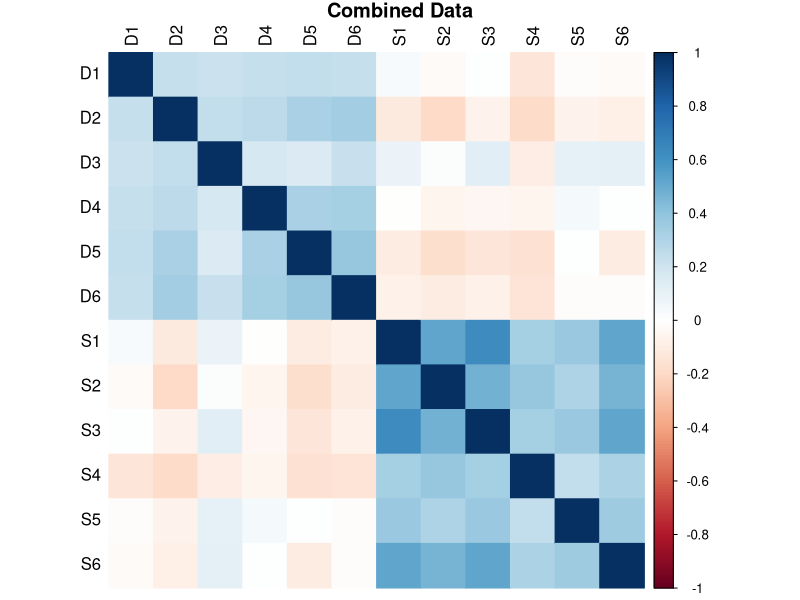
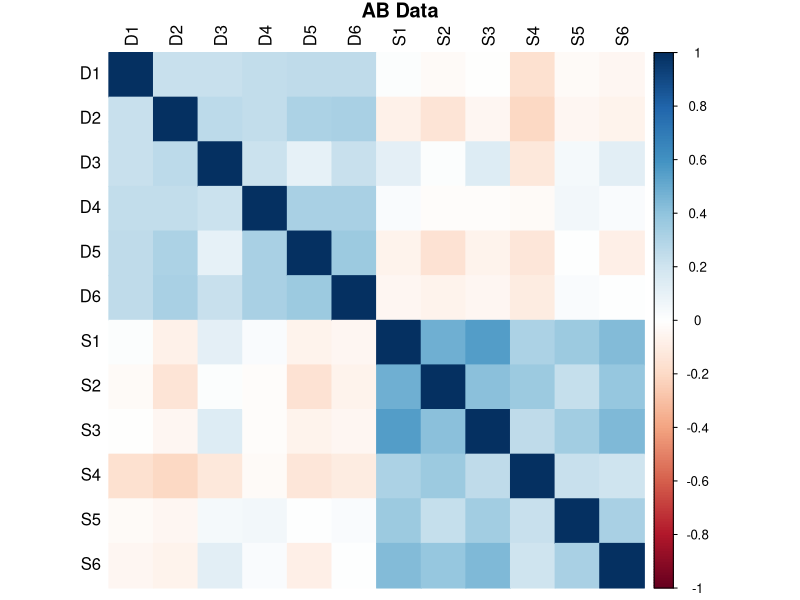
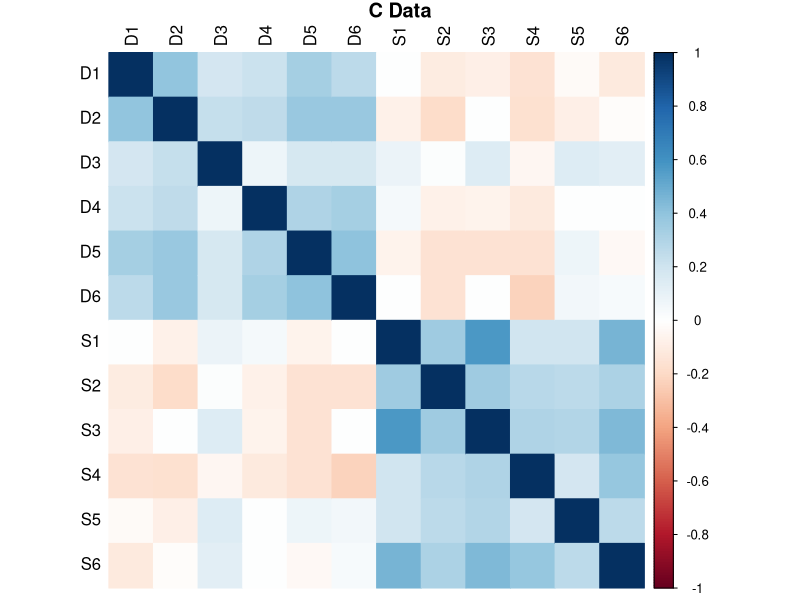
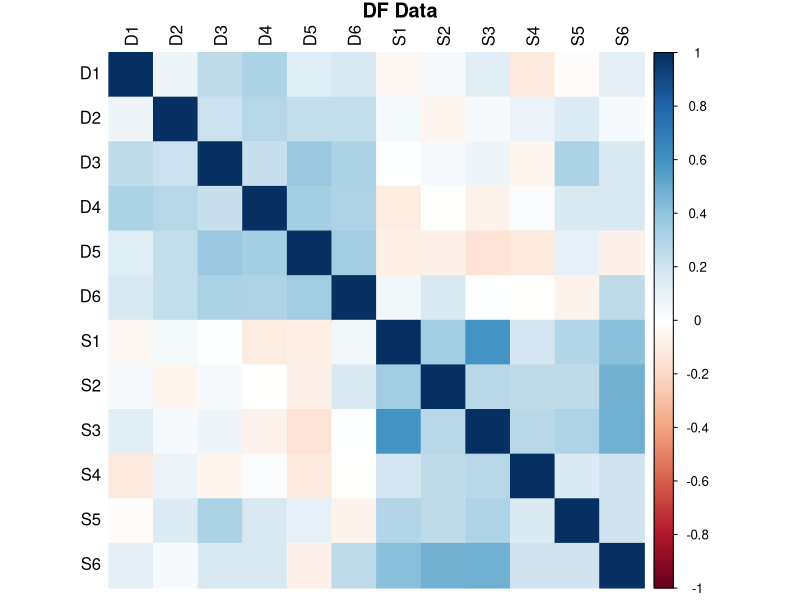
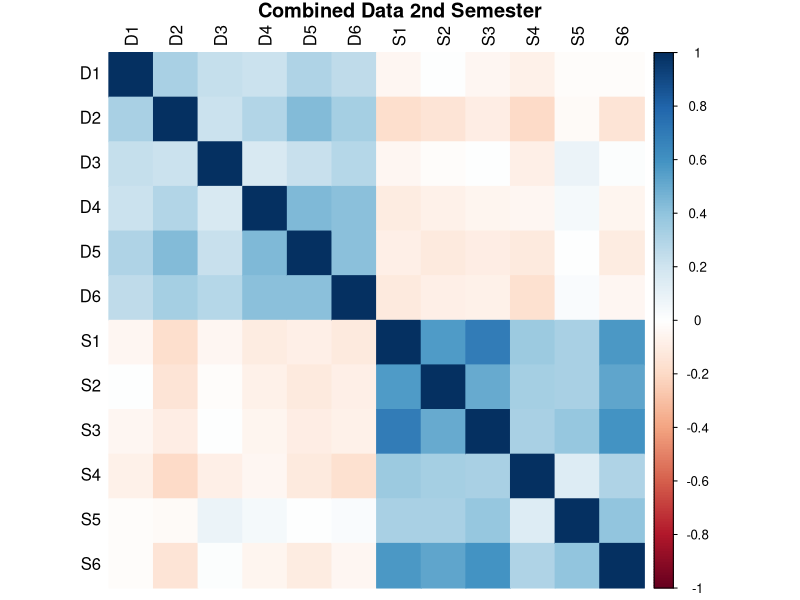
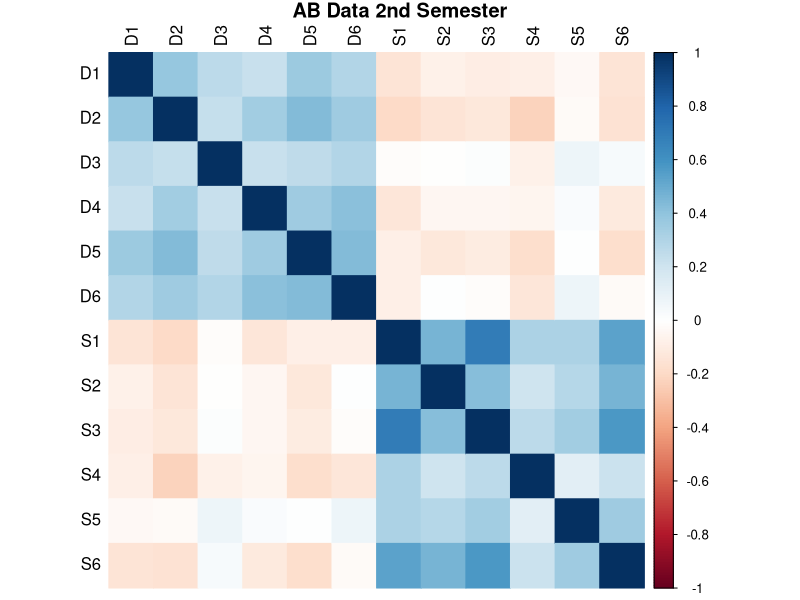
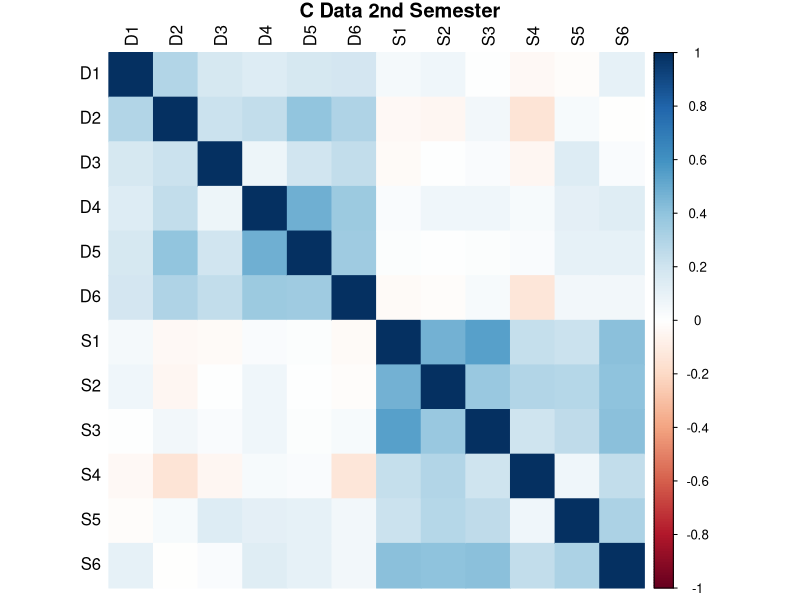
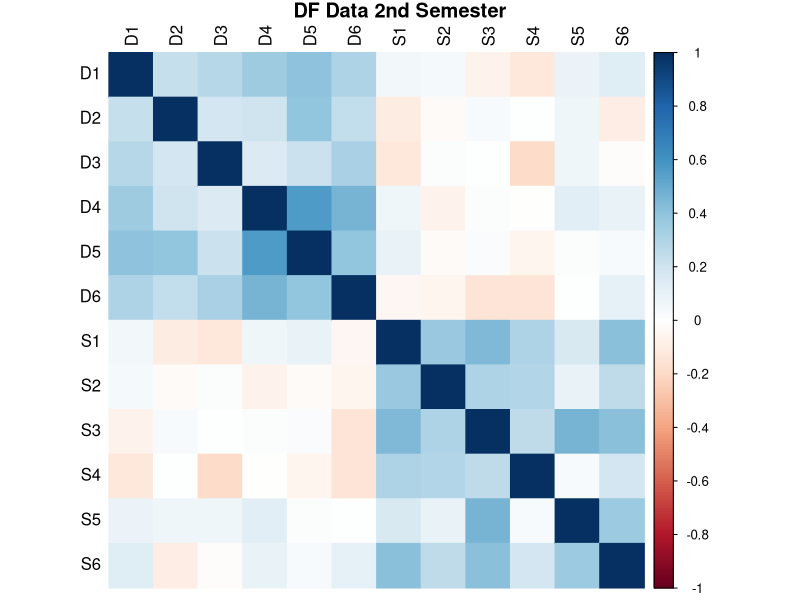

These figures' R source, in order: (Note: this script raises an error after producing the figures.)
## Code to create and visualize correlation/covariance matrices for different types of invariance
library(lavaan)
library(corrplot)
library(tidyverse)
## Start by borrowing the USNA data

## First Semester ####
## Create vector of item names
names<-c(paste0("D", rep(1:6)), paste0("S", rep(1:6)))

## All ####
## Save vector of item means
means.1st<-c(3.44, 4.19, 3.13, 3.91, 3.96, 3.49, 
             3.20, 2.48, 3.16, 3.24, 3.42, 3.05)
names(means.1st)<-names

## Save covariance matrix
## Create list of matrix values
upper<-' 1.31  0.24  0.31  0.28  0.26  0.30  0.05 -0.03  
0.01 -0.20 -0.02 -0.03  0.77  0.27  0.24  0.26  
0.34 -0.13 -0.22 -0.08 -0.20 -0.07 -0.10  1.53  
0.23  0.18  0.31  0.14  0.03  0.21 -0.14  0.16  
0.19  1.09  0.31  0.39 -0.01 -0.07 -0.07 -0.07  
0.06  0.01  0.83  0.39 -0.13 -0.21 -0.16 -0.18  
0.01 -0.12  1.26 -0.11 -0.16 -0.11 -0.21 -0.02 
-0.02  1.78  0.91  1.12  0.55  0.63  0.90  1.68  
0.82  0.62  0.50  0.78  1.80  0.56  0.64  0.91  
1.56  0.39  0.51  1.60  0.58  1.65'

## Use getCov function to turn into covariance matrix (upper corner)
cov.1st<-getCov(upper, lower=F, names=names)

## By Grade ####
## Now for individual grade groups

## Save vector of item means for each grade group
means.1st.AB<-c(3.38, 4.29, 3.14, 3.95, 4.06, 3.63,
                2.78, 2.07, 2.78, 3.01, 3.19, 2.66)
names(means.1st.AB)<-names

means.1st.C<-c(3.52, 4.06, 3.12, 3.88, 3.83, 3.30, 
               3.59, 2.80, 3.46, 3.46, 3.64, 3.44)
names(means.1st.C)<-names

means.1st.DF<-c(3.52, 3.99, 3.12, 3.77, 3.84, 3.26,
                4.21, 3.58, 4.17, 3.80, 3.96, 3.94)
names(means.1st.DF)<-names

## Combine three sets of means into single list
means.1st.group<-list(means.1st.AB, means.1st.C, means.1st.DF)

## Save covariance matrices for each grade group
## Create list of matrix values for A/B Group
upper.AB<-'1.32  0.22  0.32  0.30  0.26  0.32  0.03 -0.04
-0.01 -0.24 -0.04 -0.07  0.74  0.28  0.23  0.24  
0.31 -0.09 -0.15 -0.05 -0.22  -0.05 -0.07  1.51  
0.28  0.11  0.30  0.18  0.02  0.24 -0.19  0.07  
0.19  1.17  0.31  0.39  0.04 -0.02 -0.02 -0.03  
0.08  0.03  0.78  0.35 -0.08 -0.16 -0.08 -0.15  
0.01 -0.09  1.20 -0.06 -0.08 -0.06 -0.14  0.03  
0.01  1.77  0.75  0.98  0.52  0.63  0.71  1.37  
0.64  0.53  0.35  0.55  1.75  0.43  0.59  0.72  
1.58  0.36  0.32  1.69  0.52  1.49'


## Use getCov function to turn into covariance matrix (upper corner)
cov.1st.AB<-getCov(upper.AB, lower=F, names=names)

## Create list of matrix values for C Group
upper.C<-'1.27  0.38  0.26  0.23  0.35  0.33  0.01 -0.14 
-0.11 -0.21 -0.03 -0.15  0.73  0.25  0.21  0.30 
0.36 -0.07 -0.19  0.01 -0.17  -0.08 -0.01  1.49  
0.09  0.20  0.24  0.12  0.02  0.21 -0.07  0.21  
0.18  0.94  0.28  0.37  0.05 -0.09 -0.07 -0.13  
0.01  0.00  0.87  0.42 -0.07 -0.17 -0.17 -0.17  
0.08 -0.04  1.26  0.01 -0.20  0.00 -0.30  0.07  
0.04  1.24  0.47  0.75  0.26  0.25  0.60   1.39  
0.49  0.39  0.36  0.43  1.37  0.43  0.40  0.61  
1.41  0.25  0.53  1.35  0.36  1.35'

## Use getCov function to turn into covariance matrix (upper corner)
cov.1st.C<-getCov(upper.C, lower=F, names=names)

## Create list of matrix values for D/F Group
upper.DF<-'1.33  0.08  0.38  0.37  0.14  0.22 -0.04  0.05  
0.16 -0.15 -0.02  0.15  0.87  0.26  0.27  0.21  
0.27  0.04 -0.07  0.03  0.09  0.14  0.04  1.72         
0.30  0.46  0.48  0.01  0.06  0.09 -0.08  0.44  
0.24  1.04  0.32  0.36 -0.10 -0.01 -0.07  0.03  
0.18  0.19  0.87  0.37 -0.08 -0.09 -0.14 -0.12  
0.10 -0.08  1.36  0.06  0.24  0.00 -0.01 -0.08  
0.33  0.94  0.43  0.62  0.20  0.30  0.46  1.61  
0.37  0.35  0.34  0.68  1.14  0.32  0.35  0.58  
1.20  0.18  0.26  1.12  0.25  1.28'

## Use getCov function to turn into covariance matrix (upper corner)
cov.1st.DF<-getCov(upper.DF, lower=F, names=names)

## Combine three sets of covariance matrices into single list
cov.1st.group<-list(cov.1st.AB, cov.1st.C, cov.1st.DF)

## Second Semester ####

## All ####
means.2nd<-c(3.43,
             4.02,
             3.01,
             3.93,
             3.84,
             3.41,
             3.39,
             2.96,
             3.20,
             3.50,
             3.42,
             3.19)
names(means.2nd)<-names

upper.2<-'1.29	0.36	0.34	0.24	0.32	0.33	-0.07	0.00	-0.07	-0.10	-0.02	-0.02
0.96	0.27	0.29	0.39	0.37	-0.23	-0.19	-0.13	-0.23	-0.03	-0.18
1.58	0.21	0.26	0.41	-0.07	-0.02	0.01	-0.13	0.14	0.02
1.00	0.41	0.47	-0.14	-0.10	-0.07	-0.06	0.05	-0.07
0.85	0.43	-0.11	-0.15	-0.12	-0.13	0.01	-0.12
1.27	-0.18	-0.13	-0.12	-0.23	0.03	-0.06
1.81	1.04	1.27	0.60	0.55	1.00
1.86	0.94	0.56	0.55	0.93
1.86	0.54	0.65	1.04
1.47	0.22	0.48
1.54	0.63
1.66'


## Use getCov function to turn into covariance matrix (upper corner)
cov.2nd<-getCov(upper.2, lower=F, names=names)

## By Grade ####
## Save vector of item means for each grade group
means.2nd.AB<-c(3.42, 4.15, 3.05, 4.08, 3.97, 3.59,
                2.80, 2.31, 2.65, 3.16, 3.15, 2.67)
names(means.2nd.AB)<-names

means.2nd.C<-c(3.43, 3.91, 2.93, 3.79, 3.73, 3.26, 
               3.80, 3.40, 3.50, 3.75, 3.59, 3.53)
names(means.2nd.C)<-names

means.2nd.DF<-c(3.48, 3.84, 3.03, 3.77, 3.69, 3.20,
                4.24, 3.89, 4.14, 3.95, 3.82, 4.00)
names(means.2nd.DF)<-names

## Combine three sets of means into single list
means.2nd.group<-list(means.2nd.AB, means.2nd.C, means.2nd.DF)

## Save covariance matrices for each grade group
## Create list of matrix values for A/B Group
upper.2.AB<-'1.40	0.44	0.39	0.25	0.41	0.39	-0.23	-0.11	-0.16	-0.13	-0.06	-0.21
	0.94	0.28	0.32	0.40	0.38	-0.26	-0.17	-0.17	-0.27	-0.03	-0.19
1.56	0.27	0.30	0.41	-0.03	-0.01	0.02	-0.12	0.12	0.05
0.89	0.31	0.43	-0.17	-0.05	-0.06	-0.06	0.03	-0.14
0.88	0.45	-0.11	-0.14	-0.13	-0.20	0.01	-0.21
1.21	-0.13	0.01	-0.02	-0.18	0.10	-0.04
1.81	0.76	1.26	0.53	0.55	0.90
1.49	0.70	0.32	0.45	0.71
1.84	0.45	0.61	0.98
1.56	0.20	0.33
1.67	0.57
1.56
'


## Use getCov function to turn into covariance matrix (upper corner)
cov.2nd.AB<-getCov(upper.2.AB, lower=F, names=names)

## Create list of matrix values for C Group
upper.2.C<-'1.20	0.31	0.25	0.16	0.17	0.22	0.06	0.09	0.01	-0.04	-0.02	0.13
	0.89	0.26	0.23	0.33	0.31	-0.04	-0.05	0.06	-0.15	0.04	-0.01
1.66	0.10	0.22	0.35	-0.03	0.00	0.04	-0.06	0.21	0.03
1.03	0.44	0.40	0.03	0.08	0.08	0.04	0.14	0.15
0.80	0.35	0.02	0.00	0.02	0.02	0.11	0.11
1.19	-0.03	-0.02	0.04	-0.16	0.07	0.07
1.28	0.65	0.73	0.29	0.28	0.53
1.46	0.53	0.39	0.40	0.56
1.38	0.26	0.35	0.56
1.21	0.08	0.31
1.34	0.42
1.29
'

## Use getCov function to turn into covariance matrix (upper corner)
cov.2nd.C<-getCov(upper.2.C, lower=F, names=names)

## Create list of matrix values for D/F Group
upper.2.DF<-'1.21	0.27	0.39	0.42	0.40	0.41	0.06	0.06	-0.07	-0.15	0.10	0.16
	1.13	0.24	0.23	0.38	0.32	-0.11	-0.03	0.04	0.00	0.07	-0.11
1.50	0.20	0.24	0.48	-0.14	0.02	0.00	-0.24	0.09	-0.02
1.14	0.54	0.60	0.07	-0.08	0.02	-0.01	0.14	0.11
0.81	0.43	0.08	-0.03	0.02	-0.05	0.01	0.03
1.48	-0.05	-0.08	-0.18	-0.19	0.01	0.13
0.90	0.41	0.42	0.31	0.17	0.41
1.35	0.36	0.37	0.12	0.31
1.01	0.27	0.50	0.44
1.13	0.04	0.21
1.16	0.41
1.11
'

## Use getCov function to turn into covariance matrix (upper corner)
cov.2nd.DF<-getCov(upper.2.DF, lower=F, names=names)

## Combine three sets of covariance matrices into single list
cov.2nd.group<-list(cov.2nd.AB, cov.2nd.C, cov.2nd.DF)

## Plots ####

## Full
cov.1st %>% cov2cor() %>% corrplot(., method="color", tl.col="black", diag=T, title="Combined Data", mar=c(0,0,1,0))

## By groups
## We know that this data some support for invariance, so we'd expect all the correlation plots to look similar
cov.1st.AB %>% cov2cor() %>% corrplot(., method="color", tl.col="black", diag=T, title="AB Data", mar=c(0,0,1,0))
cov.1st.C %>% cov2cor() %>% corrplot(., method="color", tl.col="black", diag=T, title="C Data", mar=c(0,0,1,0))
cov.1st.DF %>% cov2cor() %>% corrplot(., method="color", tl.col="black", diag=T, title="DF Data", mar=c(0,0,1,0))

## What about data that worked better?

cov.2nd %>% cov2cor() %>% corrplot(., method="color", tl.col="black", diag=T, title="Combined Data 2nd Semester", mar=c(0,0,1,0))


## We know that this data some support for invariance, so we'd expect all the correlation plots to look similar
cov.2nd.AB %>% cov2cor() %>% corrplot(., method="color", tl.col="black", diag=T, title="AB Data 2nd Semester", mar=c(0,0,1,0))
cov.2nd.C %>% cov2cor() %>% corrplot(., method="color", tl.col="black", diag=T, title="C Data 2nd Semester", mar=c(0,0,1,0))
cov.2nd.DF %>% cov2cor() %>% corrplot(., method="color", tl.col="black", diag=T, title="DF Data 2nd Semester", mar=c(0,0,1,0))

## Use built-in data where strong invariance doesn't hold

data("HolzingerSwineford1939")
str(HolzingerSwineford1939)

HolzingerSwineford1939 %>% select(starts_with("x")) %>% cor() %>% corrplot(., method="color", tl.col="black", diag=T, title="Holzinger Data", mar=c(0,0,1,0))

HolzingerSwineford1939 %>% filter(school=="Grant-White") %>% 
  select(starts_with("x")) %>% cor() %>% 
  corrplot(., method="color", tl.col="black", diag=T, title="Holzinger Data - Grant School", mar=c(0,0,1,0))

HolzingerSwineford1939 %>% filter(school=="Pasteur") %>% 
  select(starts_with("x")) %>% cor() %>% 
  corrplot(., method="color", tl.col="black", diag=T, title="Holzinger Data - Pasteur School", mar=c(0,0,1,0))
     
library(reshape2)
library(ggridges)
library(ggpubr)
melt.Holz<-HolzingerSwineford1939 %>% select(school, starts_with("x")) %>% melt()                         
ggplot(melt.Holz, aes(x=value, y=school)) + geom_density_ridges() + facet_grid(.~variable)

ggplot(melt.Holz, aes(y=value, fill=school))  + geom_boxplot() + facet_grid(.~variable) 

ggboxplot(melt.Holz, x = "school", y="value", facet.by = "variable", add=c("jitter"), alpha=0.5)

ggplot(melt.Holz, aes(x=school, y=value, fill=school)) + geom_violin() + facet_grid(.~variable) + theme(axis.text.x=element_blank())


## So we know the breakdown is when intercepts are constrained across schools
model <- ' visual =~ x1 + x2 + x3;
textual =~ x4 + x5 + x6; 
speed =~ x7 + x8 + x9 ' 

fit <- cfa(model,
           data=HolzingerSwineford1939) 
summary(fit, standardized = TRUE,
        fit.measures = TRUE) 

config <- cfa(model,
              data=HolzingerSwineford1939,
              group="school") 
weak <- cfa(model,
              data=HolzingerSwineford1939,
              group="school",
              group.equal="loadings")
strong<- cfa(model,
               data=HolzingerSwineford1939,
               group="school", group.equal =
                 c("loadings", "intercepts"))
strict<- cfa(model,
               data=HolzingerSwineford1939,
               group="school", group.equal =
                 c("loadings", "intercepts",
                   "residuals"))
anova(config, weak, strong, strict) 

library(semTools)
measurementInvariance(model=model, data=HolzingerSwineford1939,
                      group="school")

## What about looking at it by gender?

config.MF <- cfa(model,
              data=HolzingerSwineford1939,
              group="sex") 
weak.MF <- cfa(model,
            data=HolzingerSwineford1939,
            group="sex",
            group.equal="loadings")
strong.MF<- cfa(model,
             data=HolzingerSwineford1939,
             group="sex", group.equal =
               c("loadings", "intercepts"))
strict.MF<- cfa(model,
             data=HolzingerSwineford1939,
             group="sex", group.equal =
               c("loadings", "intercepts",
                 "residuals"))
anova(config.MF, weak.MF, strong.MF, strict.MF) 

library(semTools)
measurementInvariance(model=model, data=HolzingerSwineford1939,
                      group="sex")

## This doesn't even meet weak invariance
HolzingerSwineford1939 %>% filter(sex==1) %>% 
  select(starts_with("x")) %>% cor() %>% 
  corrplot(., method="color", tl.col="black", diag=T, title="Holzinger Data - Gender 1", mar=c(0,0,1,0))

HolzingerSwineford1939 %>% filter(sex==2) %>% 
  select(starts_with("x")) %>% cor() %>% 
  corrplot(., method="color", tl.col="black", diag=T, title="Holzinger Data - Gender 2", mar=c(0,0,1,0))

melt.Holz.MF<-HolzingerSwineford1939 %>% select(sex, starts_with("x")) %>% melt()
ggplot(melt.Holz.MF, aes(x=sex, y=value, fill=sex)) + geom_violin() + facet_grid(.~variable) + theme(axis.text.x=element_blank())
